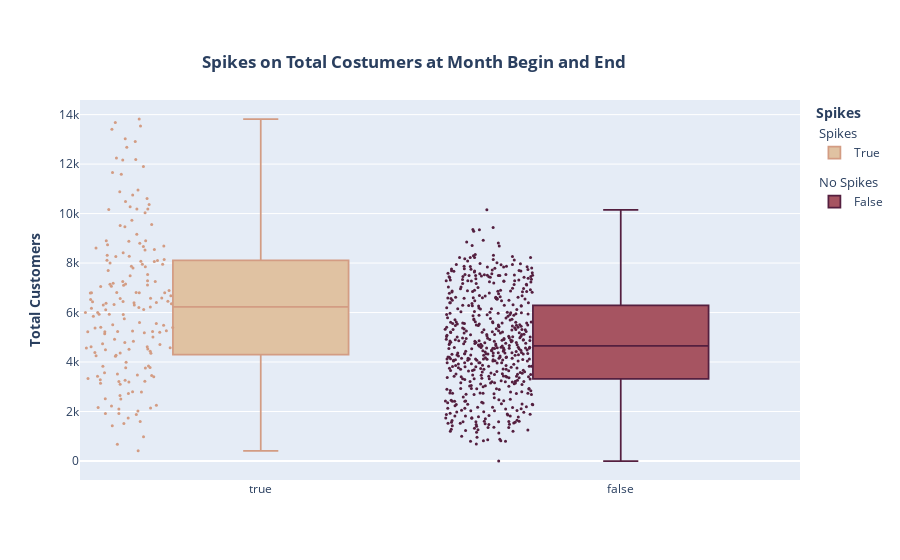

Write notebook code for a chart like this one.
### Markdown cell above
### our explanation is that at month end and begin people are most willing to spend their monthly allowance

### Code cell
# make two columns with sahre x and y axes
fig = make_subplots(cols= 2, rows= 1, shared_xaxes= True, shared_yaxes= True, horizontal_spacing= 0)

# add the first boxplot with spikes == True in col 1
fig.add_trace(
 go.Box(
  x= df_2[df_2.spikes == True].spikes,
  y= df_2[df_2.spikes == True].registered_customer,
  boxpoints= "all",
  jitter= 0.5,
  whiskerwidth= 0.2,
  hoveron= "boxes+points",
  marker= dict(size=3, color= px.colors.sequential.Brwnyl[2]),
  line= dict(width=1.75),
  fillcolor= px.colors.sequential.Brwnyl[1],
  name= "True",
  legendgroup= "2",
  legendgrouptitle_text= "Spikes"
 ),
 col= 1,
 row= 1
)

# add the second boxplot with spike == False in col 2
fig.add_trace(
 go.Box(
  x= df_2[df_2.spikes == False].spikes,
  y= df_2[df_2.spikes == False].registered_customer,
  boxpoints= "all",
  jitter= 0.5,
  whiskerwidth= 0.2,
  hoveron= "boxes+points",
  marker= dict(size=3, color= px.colors.sequential.Brwnyl[6]),
  line= dict(width=1.75),
  fillcolor= px.colors.sequential.Brwnyl[4],
  name= "False",
  legendgroup= "1",
  legendgrouptitle_text= "No Spikes"
 ),
 col= 2,
 row= 1
)

# update plot layout
fig.update_layout(title= dict(text= "<b>Spikes on Total Costumers at Month Begin and End</b>", xanchor= "center", yanchor= "top", y=0.9, x=0.46), legend_title_text= "<b>Spikes</b>", legend=dict(groupclick="toggleitem"))
fig.update_yaxes(title_text="<b>Total Customers</b>", title_font= dict(size= 14), col= 1)

### Figure 1 — Plotly figure (JSON) as saved in the notebook; plotly's stock layout.template omitted (floating-point values rounded to 4 significant figures; data arrays with more than 128 entries replaced by an {"elided": "..."} marker saying what was removed)
{"data": [{"boxpoints": "all", "fillcolor": "rgb(224, 194, 162)", "hoveron": "boxes+points", "jitter": 0.5, "legendgroup": "2", "legendgrouptitle": {"text": "Spikes"}, "line": {"width": 1.75}, "marker": {"color": "rgb(211, 156, 131)", "size": 3}, "name": "True", "type": "box", "whiskerwidth": 0.2, "x": {"elided": "179 bool values"}, "xaxis": "x", "y": {"elided": "179 int values"}, "yaxis": "y"}, {"boxpoints": "all", "fillcolor": "rgb(166, 84, 97)", "hoveron": "boxes+points", "jitter": 0.5, "legendgroup": "1", "legendgrouptitle": {"text": "No Spikes"}, "line": {"width": 1.75}, "marker": {"color": "rgb(84, 31, 63)", "size": 3}, "name": "False", "type": "box", "whiskerwidth": 0.2, "x": {"elided": "552 bool values"}, "xaxis": "x2", "y": {"elided": "552 int values"}, "yaxis": "y2"}], "layout": {"legend": {"groupclick": "toggleitem", "title": {"text": "<b>Spikes</b>"}}, "title": {"text": "<b>Spikes on Total Costumers at Month Begin and End</b>", "x": 0.46, "xanchor": "center", "y": 0.9, "yanchor": "top"}, "xaxis": {"anchor": "y", "domain": [0, 0.5]}, "xaxis2": {"anchor": "y2", "domain": [0.5, 1]}, "yaxis": {"anchor": "x", "domain": [0, 1], "title": {"font": {"size": 14}, "text": "<b>Total Customers</b>"}}, "yaxis2": {"anchor": "x2", "domain": [0, 1], "matches": "y", "showticklabels": false}}}
